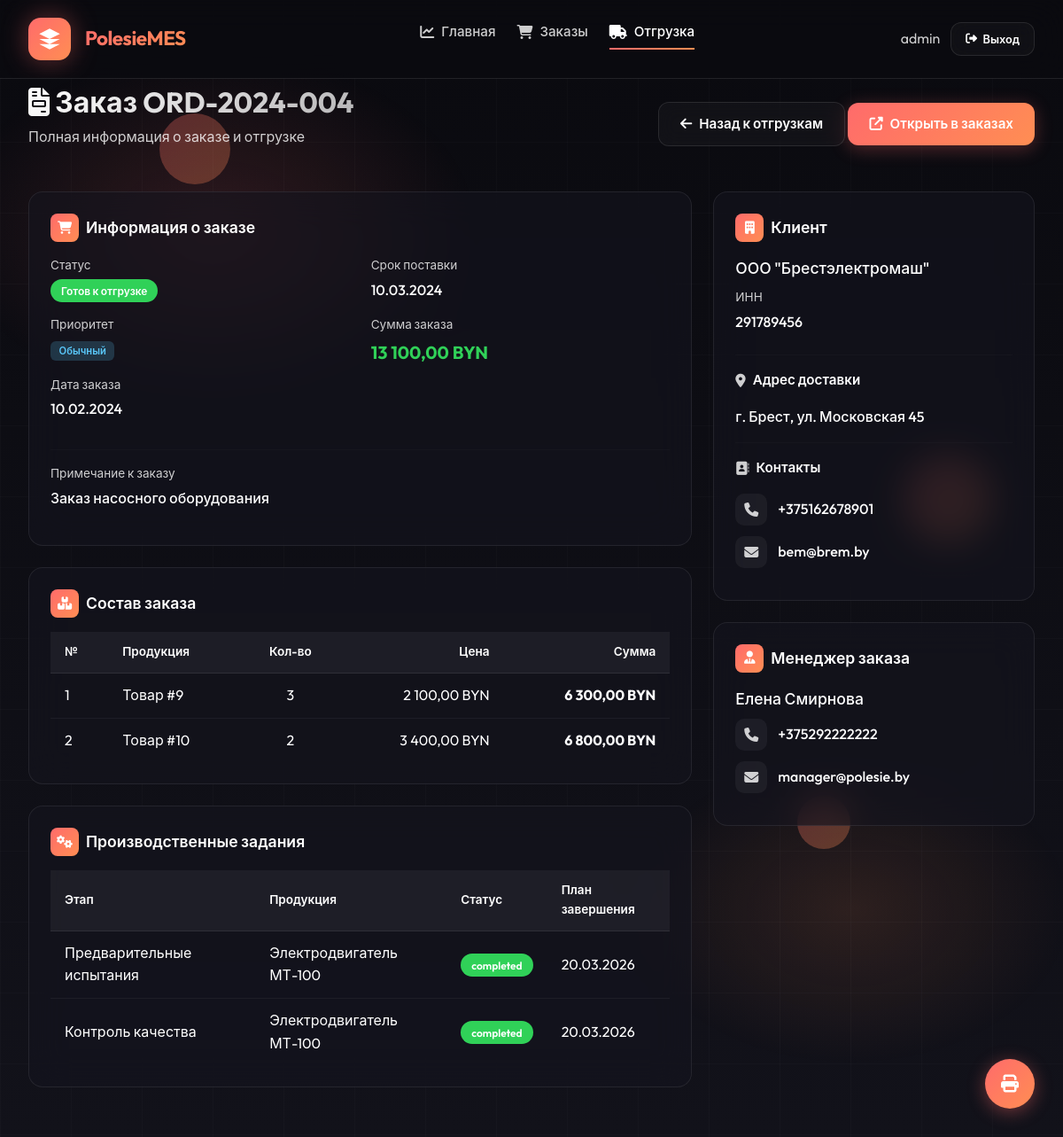
Page /modules/shipment/order_details.php?order_id=4 (signed in) on the committed database.
### tables this page shows
CREATE TABLE orders (
    id INT AUTO_INCREMENT PRIMARY KEY,
    order_number VARCHAR(50) UNIQUE NOT NULL,
    customer_id INT NOT NULL,
    order_date DATE NOT NULL,
    delivery_date DATE,
    priority ENUM('low', 'normal', 'high', 'urgent') DEFAULT 'normal',
    status ENUM('new', 'confirmed', 'in_production', 'quality_check', 'ready', 'shipped', 'completed', 'cancelled') DEFAULT 'new',
    items_json JSON,
    total_amount DECIMAL(15,2),
    currency VARCHAR(3) DEFAULT 'BYN',
    notes TEXT,
    manager_id INT,
     
    tracking_number VARCHAR(100),
    carrier VARCHAR(200),
    driver_name VARCHAR(200),
    vehicle_number VARCHAR(50),
    shipped_at DATETIME,
    received_at DATETIME,
    completion_notes TEXT,
    created_at TIMESTAMP DEFAULT CURRENT_TIMESTAMP,
    updated_at TIMESTAMP DEFAULT CURRENT_TIMESTAMP ON UPDATE CURRENT_TIMESTAMP,
    FOREIGN KEY (customer_id) REFERENCES partners(id),
    FOREIGN KEY (manager_id) REFERENCES staff(id),
    INDEX idx_order_number (order_number),
    INDEX idx_status (status)
);

CREATE TABLE production_tasks (
    id INT AUTO_INCREMENT PRIMARY KEY,
    task_number VARCHAR(50) UNIQUE NOT NULL,
    order_id INT,
    product_id INT,
    stage_name VARCHAR(100),
    stage_sequence INT,
    quantity INT,
    planned_start DATETIME,
    planned_end DATETIME,
    actual_start DATETIME,
    actual_end DATETIME,
    status ENUM('planned', 'in_progress', 'paused', 'completed', 'rejected') DEFAULT 'planned',
    assigned_to INT,
    work_center VARCHAR(100),
    qc_result ENUM('pending', 'passed', 'failed', 'conditional'),
    qc_inspector_id INT,
    qc_date DATETIME,
    qc_defects INT DEFAULT 0,
    qc_description TEXT,
    notes TEXT,
    created_at TIMESTAMP DEFAULT CURRENT_TIMESTAMP,
    updated_at TIMESTAMP DEFAULT CURRENT_TIMESTAMP ON UPDATE CURRENT_TIMESTAMP,
    FOREIGN KEY (order_id) REFERENCES orders(id),
    FOREIGN KEY (product_id) REFERENCES items(id),
    FOREIGN KEY (assigned_to) REFERENCES staff(id),
    FOREIGN KEY (qc_inspector_id) REFERENCES staff(id),
    INDEX idx_task_number (task_number),
    INDEX idx_status (status)
);

CREATE TABLE items (
    id INT AUTO_INCREMENT PRIMARY KEY,
    item_type ENUM('product', 'material', 'equipment') NOT NULL,
    item_code VARCHAR(50) UNIQUE NOT NULL,
    name VARCHAR(200) NOT NULL,
    category_id INT,
    location_id INT,
    unit_id INT,
    current_stock DECIMAL(12,3) DEFAULT 0,
    min_stock INT DEFAULT 0,
    price DECIMAL(12,2),
    currency VARCHAR(3) DEFAULT 'BYN',
    supplier_id INT,
    status ENUM('operational', 'maintenance', 'broken', 'offline', 'active', 'inactive') DEFAULT 'active',
    last_maintenance_date DATE,
    next_maintenance_date DATE,
    extra_specs JSON,
    description TEXT,
    is_active BOOLEAN DEFAULT TRUE,
    created_at TIMESTAMP DEFAULT CURRENT_TIMESTAMP,
    updated_at TIMESTAMP DEFAULT CURRENT_TIMESTAMP ON UPDATE CURRENT_TIMESTAMP,
    FOREIGN KEY (category_id) REFERENCES dictionaries(id),
    FOREIGN KEY (location_id) REFERENCES dictionaries(id),
    FOREIGN KEY (unit_id) REFERENCES dictionaries(id),
    FOREIGN KEY (supplier_id) REFERENCES partners(id),
    INDEX idx_item_type (item_type),
    INDEX idx_item_code (item_code)
);

CREATE TABLE partners (
    id INT AUTO_INCREMENT PRIMARY KEY,
    partner_type ENUM('customer', 'supplier', 'both') DEFAULT 'customer',
    name VARCHAR(200) NOT NULL,
    inn VARCHAR(20),
    kpp VARCHAR(20),
    address TEXT,
    phone VARCHAR(20),
    email VARCHAR(100),
    contact_person VARCHAR(100),
    country VARCHAR(50) DEFAULT 'Беларусь',
    status ENUM('active', 'inactive') DEFAULT 'active',
    created_at TIMESTAMP DEFAULT CURRENT_TIMESTAMP,
    INDEX idx_partner_type (partner_type)
);

CREATE TABLE staff (
    id INT AUTO_INCREMENT PRIMARY KEY,
    employee_code VARCHAR(20) UNIQUE NOT NULL,
    username VARCHAR(50) UNIQUE,
    password VARCHAR(255),
    first_name VARCHAR(50) NOT NULL,
    last_name VARCHAR(50) NOT NULL,
    middle_name VARCHAR(50),
    position_id INT,
    email VARCHAR(100),
    phone VARCHAR(20),
    department VARCHAR(100),
    role ENUM('admin', 'director', 'manager', 'operator', 'warehouse_keeper') NOT NULL,
    hire_date DATE,
    status ENUM('active', 'vacation', 'sick', 'terminated') DEFAULT 'active',
    is_active BOOLEAN DEFAULT TRUE,
    last_login TIMESTAMP NULL,
    created_at TIMESTAMP DEFAULT CURRENT_TIMESTAMP,
    updated_at TIMESTAMP DEFAULT CURRENT_TIMESTAMP ON UPDATE CURRENT_TIMESTAMP,
    FOREIGN KEY (position_id) REFERENCES dictionaries(id)
);

### modules/shipment/order_details.php (the view, shortened to what the rows shown need)
<?php
require_once __DIR__ . '/../../includes/helpers.php';
$db = getDB();
$orderId = $_GET['order_id'] ?? null;
$stmt = $db->prepare("
    SELECT o.*, c.name as customer_name, c.inn, c.address, c.phone as customer_phone, c.email as customer_email,
           s.first_name as manager_first_name, s.last_name as manager_last_name, s.phone as manager_phone, s.email as manager_email
    FROM orders o
    LEFT JOIN partners c ON o.customer_id = c.id
    LEFT JOIN staff s ON o.manager_id = s.id
    WHERE o.id = :id
");
$stmt->execute(['id' => $orderId]);
$order = $stmt->fetch();
$items = json_decode($order['items_json'], true) ?: [];
$stmt = $db->prepare("
    SELECT pt.*, i.name as product_name
    FROM production_tasks pt
    LEFT JOIN items i ON pt.product_id = i.id
    WHERE pt.order_id = :order_id
    ORDER BY pt.stage_sequence
");
$stmt->execute(['order_id' => $orderId]);
$tasks = $stmt->fetchAll();
?>
<!DOCTYPE html>
<html lang="ru">
<head>
    <link href="https://cdn.jsdelivr.net/npm/bootstrap@5.3.0/dist/css/bootstrap.min.css" rel="stylesheet">
    <link href="https://cdnjs.cloudflare.com/ajax/libs/font-awesome/6.4.0/css/all.min.css" rel="stylesheet">
    <link rel="stylesheet" href="<?= APP_URL ?>/assets/css/common-style.css">
</head>
<body>
    <div class="main-content">
        <div class="page-header">
            <div class="page-title">
                <h1><i class="fas fa-file-invoice"></i> Заказ <?= e($order['order_number']) ?></h1>
                <p>Полная информация о заказе и отгрузке</p>
            </div>
        </div>
        <div class="row">
            <div class="col-lg-8">
                <div class="info-card">
                    <div class="row">
                        <div class="col-md-6">
                            <div class="mb-3">
                                <div class="info-value">
                                    <span class="status-badge status-<?= e($order['status']) ?>">
                                        <?= getOrderStatusName($order['status']) ?>
                                    </span>
                                </div>
                            </div>
                            <div class="mb-3">
                                <div class="info-value">
                                    <span class="badge-priority badge-<?= e($order['priority']) ?>">
                                        <?= getPriorityName($order['priority']) ?>
                                    </span>
                                </div>
                            </div>
                            <div class="mb-3">
                                <div class="info-label">Дата заказа</div>
                                <div class="info-value"><?= formatDate($order['order_date']) ?></div>
                            </div>
                        </div>
                        <div class="col-md-6">
                            <div class="mb-3">
                                <div class="info-label">Срок поставки</div>
                                <div class="info-value"><?= formatDate($order['delivery_date']) ?></div>
                            </div>
                            <div class="mb-3">
                                <div class="info-value" style="font-size: 1.25rem; color: var(--success-color);">
                                    <strong><?= formatNumber($order['total_amount'] ?? 0, 2) ?> BYN</strong>
                                </div>
                            </div>
                        </div>
                    </div>
                    <?php if ($order['notes']): ?>
                    <hr style="border-color: var(--glass-border);">
                    <div class="mb-3">
                        <div class="info-label">Примечание к заказу</div>
                        <div class="info-value"><?= nl2br(e($order['notes'])) ?></div>
                    </div>
                    <?php endif; ?>
                </div>
                <?php if (!empty($items)): ?>
                <div class="info-card">
                    <table class="table-custom">
                        <thead>
                            <tr>
                                <th>№</th>
                                <th>Продукция</th>
                                <th style="text-align: center;">Кол-во</th>
                                <th style="text-align: right;">Цена</th>
                                <th style="text-align: right;">Сумма</th>
                            </tr>
                        </thead>
                    </table>
                </div>
                <?php endif; ?>
                <?php if (!empty($tasks)): ?>
                <div class="info-card">
                    <table class="table-custom">
                        <thead>
                            <tr>
                                <th>Этап</th>
                                <th>Продукция</th>
                                <th>Статус</th>
                                <th>План завершения</th>
                            </tr>
                        </thead>
                        <tbody>
                            <?php foreach ($tasks as $task): ?>
                            <tr>
                                <td><?= e($task['stage_name']) ?></td>
                                <td><?= e($task['product_name']) ?></td>
                                <td>
                                    <span class="status-badge status-<?= e($task['status']) ?>">
                                        <?= e($task['status']) ?>
                                    </span>
                                </td>
                                <td><?= formatDate($task['planned_end'], 'd.m.Y') ?></td>
                            </tr>
                            <?php endforeach; ?>
                        </tbody>
                    </table>
                </div>
                <?php endif; ?>
            </div>
            <div class="col-lg-4">
                <div class="info-card">
                    <div class="section-title">
                        <div class="section-icon"><i class="fas fa-building"></i></div>
                        <span>Клиент</span>
                    </div>
                    <div style="margin-bottom: 1.5rem;">
                        <div class="info-value" style="font-size: 1.1rem; margin-bottom: 0.5rem;">
                            <?= e($order['customer_name']) ?>
                        </div>
                        <?php if ($order['inn']): ?>
                        <div class="info-label">ИНН</div>
                        <div class="info-value"><?= e($order['inn']) ?></div>
                        <?php endif; ?>
                    </div>
                    <hr style="border-color: var(--glass-border);">
                    <div class="section-title" style="font-size: 0.95rem; margin-top: 1rem;">
                        <i class="fas fa-map-marker-alt" style="color: var(--text-secondary);"></i>
                        <span>Адрес доставки</span>
                    </div>
                    <div class="info-value" style="margin-bottom: 1rem;">
                        <?= e($order['address'] ?? 'Не указан') ?>
                    </div>
                    <hr style="border-color: var(--glass-border);">
                    <div class="section-title" style="font-size: 0.95rem; margin-top: 1rem;">
                        <i class="fas fa-address-book" style="color: var(--text-secondary);"></i>
                        <span>Контакты</span>
                    </div>
                    <?php if ($order['customer_phone']): ?>
                    <div class="contact-item">
                        <div class="contact-icon">
                            <i class="fas fa-phone"></i>
                        </div>
                        <div class="info-value"><?= e($order['customer_phone']) ?></div>
                    </div>
                    <?php endif; ?>
                    <?php if ($order['customer_email']): ?>
                    <div class="contact-item">
                        <div class="contact-icon">
                            <i class="fas fa-envelope"></i>
                        </div>
                        <div class="info-value"><?= e($order['customer_email']) ?></div>
                    </div>
                    <?php endif; ?>
                </div>
                <div class="info-card">
                    <div class="section-title">
                        <div class="section-icon"><i class="fas fa-user-tie"></i></div>
                        <span>Менеджер заказа</span>
                    </div>
                    <div class="info-value" style="font-size: 1.1rem; margin-bottom: 0.5rem;">
                        <?= e($order['manager_first_name'] . ' ' . $order['manager_last_name']) ?>
                    </div>
                    <?php if ($order['manager_phone']): ?>
                    <div class="contact-item">
                        <div class="contact-icon">
                            <i class="fas fa-phone"></i>
                        </div>
                        <div class="info-value"><?= e($order['manager_phone']) ?></div>
                    </div>
                    <?php endif; ?>
                    <?php if ($order['manager_email']): ?>
                    <div class="contact-item">
                        <div class="contact-icon">
                            <i class="fas fa-envelope"></i>
                        </div>
                        <div class="info-value"><?= e($order['manager_email']) ?></div>
                    </div>
                    <?php endif; ?>
                </div>
            </div>
        </div>
    </div>
</body>
</html>

### rows in the picture
orders: order_number "ORD-2024-004", status "Готов к отгрузке", priority "Обычный", order_date "10.02.2024", delivery_date "10.03.2024", total_amount "13 100,00", notes "Заказ насосного оборудования", customer.name "ООО \"Брестэлектромаш\"", customer.inn "291789456", customer.address "г. Брест, ул. Московская 45", customer.phone "+375162678901", customer.email "bem@brem.by", manager.last_name "Елена Смирнова", manager.phone "+375292222222", manager.email "manager@polesie.by"
production_tasks: stage_name "Предварительные испытания", product.name "Электродвигатель МТ-100", status "completed", planned_end "20.03.2026"
production_tasks: stage_name "Контроль качества", product.name "Электродвигатель МТ-100", status "completed", planned_end "20.03.2026"

### other values in the picture
getCurrentUser()['username'] "admin"
$item['name'] "Товар #9"
$quantity "3"
formatNumber($unitPrice, 2) "2 100,00"
formatNumber($totalPrice, 2) "6 300,00"
$item['name'] "Товар #10"
$quantity "2"
formatNumber($unitPrice, 2) "3 400,00"
formatNumber($totalPrice, 2) "6 800,00"
